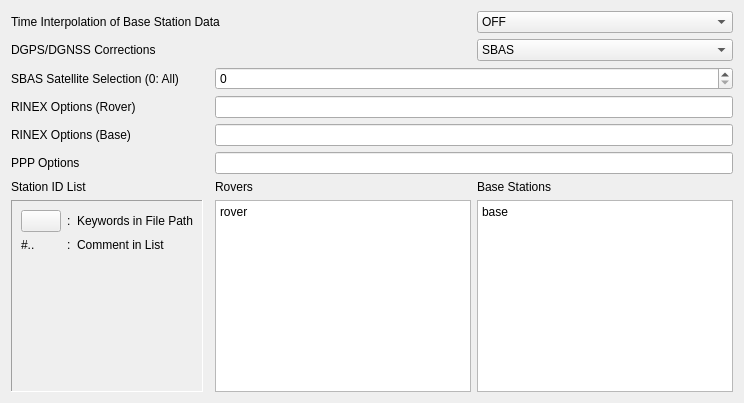
     <widget class="QWidget" name="tabMiscPost">
      <attribute name="title">
       <string>&amp;Misc</string>
      </attribute>
      <layout class="QGridLayout" name="gridLayout_15">
       <item row="8" column="2">
        <widget class="QLabel" name="lblRovers">
         <property name="text">
          <string>Rovers</string>
         </property>
         <property name="buddy">
          <cstring>tERoverList</cstring>
         </property>
        </widget>
       </item>
       <item row="9" column="3">
        <widget class="QPlainTextEdit" name="tEBaseList">
         <property name="toolTip">
          <string>&lt;html&gt;&lt;head/&gt;&lt;body&gt;&lt;p&gt;Input the base station ID list to replace keyword %b in input and output file paths. The line starting with &amp;quot;#&amp;quot; is treated as a comment.&lt;/p&gt;&lt;/body&gt;&lt;/html&gt;</string>
         </property>
         <property name="plainText">
          <string>base</string>
         </property>
        </widget>
       </item>
       <item row="4" column="2" colspan="2">
        <widget class="QLineEdit" name="lERnxOptions1">
         <property name="toolTip">
          <string>&lt;html&gt;&lt;head/&gt;&lt;body&gt;&lt;p&gt;Specify RINEX read options for rover RINEX observation data as follows (option: &lt;span style=&quot; font-style:italic;&quot;&gt;misc-rnxopt1&lt;/span&gt;). &lt;/p&gt;&lt;p&gt;&lt;br/&gt;&lt;/p&gt;&lt;p&gt;Multiple options can be input separated by spaces.&lt;/p&gt;&lt;p&gt;&lt;span style=&quot; font-weight:700;&quot;&gt;-GLss[=+n.nn]: select GPS signal ss&lt;/span&gt;&lt;/p&gt;&lt;p&gt;&lt;span style=&quot; font-weight:700;&quot;&gt;-RLss[=+n.nn]: select GLO signal ss&lt;/span&gt;&lt;/p&gt;&lt;p&gt;&lt;span style=&quot; font-weight:700;&quot;&gt;-ELss[=+n.nn]: select GAL signal ss&lt;/span&gt;&lt;/p&gt;&lt;p&gt;&lt;span style=&quot; font-weight:700;&quot;&gt;-JLss[=+n.nn]: select QZS signal ss&lt;/span&gt;&lt;/p&gt;&lt;p&gt;&lt;span style=&quot; font-weight:700;&quot;&gt;-CLss[=+n.nn]: select BDS signal ss&lt;/span&gt;&lt;/p&gt;&lt;p&gt;&lt;span style=&quot; font-weight:700;&quot;&gt;-SLss[=+n.nn]: select SBS signal ss&lt;/span&gt;&lt;/p&gt;&lt;p&gt;&lt;br/&gt;&lt;/p&gt;&lt;p&gt;&lt;span style=&quot; font-weight:700;&quot;&gt;ss : signal id (refer Appendix D.3 of RTKLIB documentation)&lt;/span&gt;&lt;/p&gt;&lt;p&gt;&lt;span style=&quot; font-weight:700;&quot;&gt;=+n.nn: phase shift +n.nn (cycle) to be add to carrier-phase observables&lt;/span&gt;&lt;br/&gt;&lt;/p&gt;&lt;p&gt;Without the option and multiple signals in a frequency, RTKLIB select a signal for a frequency according to the default priorities of signals. Refer to Appendix D.4 Default Priorities of Multiple Signals of the documentation.&lt;/p&gt;&lt;/body&gt;&lt;/html&gt;</string>
         </property>
         <property name="maxLength">
          <number>256</number>
         </property>
        </widget>
       </item>
       <item row="6" column="2" colspan="2">
        <widget class="QLineEdit" name="lEPPPOptions">
         <property name="toolTip">
          <string>Additional options for PPP processing</string>
         </property>
         <property name="maxLength">
          <number>256</number>
         </property>
        </widget>
       </item>
       <item row="5" column="0">
        <widget class="QLabel" name="lblRinexOptionsBase">
         <property name="text">
          <string>RINEX Options (Base)</string>
         </property>
         <property name="buddy">
          <cstring>lERnxOptions2</cstring>
         </property>
        </widget>
       </item>
       <item row="4" column="0">
        <widget class="QLabel" name="lblRinexOptionsRover">
         <property name="text">
          <string>RINEX Options (Rover)</string>
         </property>
         <property name="buddy">
          <cstring>lERnxOptions1</cstring>
         </property>
        </widget>
       </item>
       <item row="2" column="0" colspan="3">
        <widget class="QLabel" name="lblDGPSCorrection">
         <property name="text">
          <string>DGPS/DGNSS Corrections</string>
         </property>
         <property name="buddy">
          <cstring>cbDGPS</cstring>
         </property>
        </widget>
       </item>
       <item row="8" column="0">
        <widget class="QLabel" name="lblStationList">
         <property name="text">
          <string>Station ID List</string>
         </property>
        </widget>
       </item>
       <item row="9" column="2">
        <widget class="QPlainTextEdit" name="tERoverList">
         <property name="toolTip">
          <string>&lt;html&gt;&lt;head/&gt;&lt;body&gt;&lt;p&gt;Input the rover ID list to replace keyword %r in input and output file paths. The line starting with &amp;quot;#&amp;quot; is treated as a comment.&lt;/p&gt;&lt;/body&gt;&lt;/html&gt;</string>
         </property>
         <property name="plainText">
          <string>rover</string>
         </property>
        </widget>
       </item>
       <item row="8" column="3">
        <widget class="QLabel" name="lblBaseStations">
         <property name="text">
          <string>Base Stations</string>
         </property>
         <property name="buddy">
          <cstring>tEBaseList</cstring>
         </property>
        </widget>
       </item>
       <item row="5" column="2" colspan="2">
        <widget class="QLineEdit" name="lERnxOptions2">
         <property name="toolTip">
          <string>&lt;html&gt;&lt;head/&gt;&lt;body&gt;&lt;p&gt;Specify RINEX read options for base-station RINEX observation data (option: &lt;span style=&quot; font-style:italic;&quot;&gt;misc-rnxopt2&lt;/span&gt;).&lt;/p&gt;&lt;p&gt;&lt;br/&gt;&lt;/p&gt;&lt;p&gt;Multiple options can be input separated by spaces.&lt;/p&gt;&lt;p&gt;&lt;span style=&quot; font-weight:700;&quot;&gt;-GLss[=+n.nn]: select GPS signal ss&lt;/span&gt;&lt;/p&gt;&lt;p&gt;&lt;span style=&quot; font-weight:700;&quot;&gt;-RLss[=+n.nn]: select GLO signal ss&lt;/span&gt;&lt;/p&gt;&lt;p&gt;&lt;span style=&quot; font-weight:700;&quot;&gt;-ELss[=+n.nn]: select GAL signal ss&lt;/span&gt;&lt;/p&gt;&lt;p&gt;&lt;span style=&quot; font-weight:700;&quot;&gt;-JLss[=+n.nn]: select QZS signal ss&lt;/span&gt;&lt;/p&gt;&lt;p&gt;&lt;span style=&quot; font-weight:700;&quot;&gt;-CLss[=+n.nn]: select BDS signal ss&lt;/span&gt;&lt;/p&gt;&lt;p&gt;&lt;span style=&quot; font-weight:700;&quot;&gt;-SLss[=+n.nn]: select SBS signal ss&lt;/span&gt;&lt;/p&gt;&lt;p&gt;&lt;br/&gt;&lt;/p&gt;&lt;p&gt;&lt;span style=&quot; font-weight:700;&quot;&gt;ss : signal id (refer Appendix D.3 of RTKLIB documentation)&lt;/span&gt;&lt;/p&gt;&lt;p&gt;&lt;span style=&quot; font-weight:700;&quot;&gt;=+n.nn: phase shift +n.nn (cycle) to be add to carrier-phase observables&lt;/span&gt;&lt;/p&gt;&lt;p&gt;&lt;br/&gt;&lt;/p&gt;&lt;p&gt;Without the option and multiple signals in a frequency, RTKLIB select a signal for a frequency according to the default priorities of signals. Refer to Appendix D.4 Default Priorities of Multiple Signals of the documentation.&lt;/p&gt;&lt;/body&gt;&lt;/html&gt;</string>
         </property>
         <property name="maxLength">
          <number>256</number>
         </property>
        </widget>
       </item>
       <item row="9" column="0">
        <widget class="QFrame" name="frame">
         <property name="frameShape">
          <enum>QFrame::Shape::Panel</enum>
         </property>
         <property name="frameShadow">
          <enum>QFrame::Shadow::Sunken</enum>
         </property>
         <layout class="QGridLayout" name="gridLayout_14">
          <item row="1" column="0">
           <widget class="QLabel" name="Label50">
            <property name="text">
             <string>#..</string>
            </property>
           </widget>
          </item>
          <item row="1" column="2">
           <widget class="QLabel" name="Label65">
            <property name="toolTip">
             <string>&lt;html&gt;&lt;head/&gt;&lt;body&gt;&lt;p&gt;For batch processing with multiple input files or multiple sessions, you can set input file paths or output file path containing the following keywords:&lt;/p&gt;&lt;p&gt;&lt;br/&gt;&lt;/p&gt;&lt;p&gt;%Y, %y, %m, %d, %n, %W, %D, %h, %H, %r, %b&lt;/p&gt;&lt;p&gt;&lt;br/&gt;&lt;/p&gt;&lt;p&gt;The keywords are replaced by the proper values or expanded for multiple session analysis.&lt;/p&gt;&lt;p&gt;To enable time keywords, set Time Start, Time End and Unit (optional) in the main window. For keywords %r, %b , input Rover List or Base Station List below.&lt;/p&gt;&lt;p&gt;For online reference, push &amp;quot;?&amp;quot; button.&lt;/p&gt;&lt;/body&gt;&lt;/html&gt;</string>
            </property>
            <property name="text">
             <string>Comment in List</string>
            </property>
           </widget>
          </item>
          <item row="0" column="2">
           <widget class="QLabel" name="Label62">
            <property name="text">
             <string>Keywords in File Path</string>
            </property>
            <property name="wordWrap">
             <bool>true</bool>
            </property>
            <property name="buddy">
             <cstring>btnHelp</cstring>
            </property>
           </widget>
          </item>
          <item row="0" column="0">
           <widget class="QPushButton" name="btnHelp">
            <property name="toolTip">
             <string>Show placeholder keys</string>
            </property>
            <property name="icon">
             <iconset resource="../icon/resources.qrc">
              <normaloff>:/buttons/key</normaloff>:/buttons/key</iconset>
            </property>
           </widget>
          </item>
          <item row="0" column="1">
           <widget class="QLabel" name="Label47">
            <property name="text">
             <string>:</string>
            </property>
           </widget>
          </item>
          <item row="2" column="2">
           <spacer name="verticalSpacer_2">
            <property name="orientation">
             <enum>Qt::Orientation::Vertical</enum>
            </property>
            <property name="sizeHint" stdset="0">
             <size>
              <width>20</width>
              <height>40</height>
             </size>
            </property>
           </spacer>
          </item>
          <item row="1" column="1">
           <widget class="QLabel" name="label_2">
            <property name="text">
             <string>:</string>
            </property>
           </widget>
          </item>
         </layout>
        </widget>
       </item>
       <item row="6" column="0">
        <widget class="QLabel" name="lblPPPOptions">
         <property name="text">
          <string>PPP Options</string>
         </property>
         <property name="buddy">
          <cstring>lEPPPOptions</cstring>
         </property>
        </widget>
       </item>
       <item row="2" column="3">
        <widget class="QComboBox" name="cbDGPS">
         <property name="toolTip">
          <string>&lt;html&gt;&lt;head/&gt;&lt;body&gt;&lt;p&gt;Select source for differential GNSS data&lt;/p&gt;&lt;/body&gt;&lt;/html&gt;</string>
         </property>
         <item>
          <property name="text">
           <string>SBAS</string>
          </property>
         </item>
         <item>
          <property name="text">
           <string>RTCM</string>
          </property>
         </item>
        </widget>
       </item>
       <item row="0" column="0" colspan="3">
        <widget class="QLabel" name="lblInterpolationBaseStation">
         <property name="text">
          <string>Time Interpolation of Base Station Data</string>
         </property>
         <property name="buddy">
          <cstring>cBIntputReferenceObservation</cstring>
         </property>
        </widget>
       </item>
       <item row="0" column="3">
        <widget class="QComboBox" name="cBIntputReferenceObservation">
         <property name="toolTip">
          <string>&lt;html&gt;&lt;head/&gt;&lt;body&gt;&lt;p&gt;Select ON to enable time interpolation of base station data (option: &lt;span style=&quot; font-style:italic;&quot;&gt;misc-timeinterp&lt;/span&gt;). &lt;/p&gt;&lt;p&gt;&lt;br/&gt;If selecting ON, the base station data are linearly interpolated to the rover epoch and DD (double- difference) is made with them. If not checked, nearest epoch of base station data is used for DD.&lt;/p&gt;&lt;/body&gt;&lt;/html&gt;</string>
         </property>
         <item>
          <property name="text">
           <string>OFF</string>
          </property>
         </item>
         <item>
          <property name="text">
           <string>ON</string>
          </property>
         </item>
        </widget>
       </item>
       <item row="3" column="0" colspan="2">
        <widget class="QLabel" name="lblSbasSatellties">
         <property name="text">
          <string>SBAS Satellite Selection (0: All) </string>
         </property>
        </widget>
       </item>
       <item row="3" column="2" colspan="2">
        <widget class="QSpinBox" name="sBSbasSat">
         <property name="toolTip">
          <string>&lt;html&gt;&lt;head/&gt;&lt;body&gt;&lt;p&gt;If SBAS DGPS correction enabled, input SBAS satellite PRN number to be used (option: &lt;span style=&quot; font-style:italic;&quot;&gt;misc-sbasatsel&lt;/span&gt;). &lt;/p&gt;&lt;p&gt;If you input 0, all available SBAS satellites are used.&lt;/p&gt;&lt;/body&gt;&lt;/html&gt;</string>
         </property>
         <property name="maximum">
          <number>256</number>
         </property>
        </widget>
       </item>
      </layout>
     </widget>
